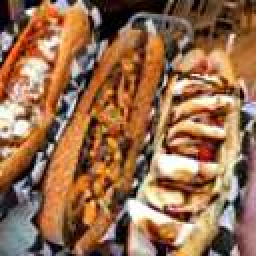
#> input picture Computer_Vision/case_study1/src/Advanced_preprocessing_sample/augmented_photos/train/-Dr6dkKBUy1swrh2nyI_fQ_aug.jpg, 128 x 128 px (shown 2 times larger); its folder holds only this picture in this run
$ jupyter execute --allow-errors Assignment1DataPreprocessing.ipynb
#> lines starting #> are read from the running program, lines starting #| are printed output that depends on the picture; after the words box and inside, x2 and y2 are one past the last pixel; in counts of white or black regions, pixels touching at a corner belong together
## Import Data and required packages

[cell 1]
import json
import pandas as pd
from collections import Counter
import os
import glob
import cv2
from tqdm import tqdm
import shutil
import numpy as np
from concurrent.futures import ThreadPoolExecutor, as_completed
from sklearn.model_selection import train_test_split
from PIL import Image
from shutil import copy2
from torchvision import transforms, datasets
import random
from PIL import Image, ImageEnhance

### Loading the metadata

[cell 2]
def load_photo_metadata(json_path):
    data = []
    with open(json_path, 'r') as f:
        for line in f:
            data.append(json.loads(line))
    return pd.DataFrame(data)

#> (the rest of this cell did not finish here and is left out)

#> (a cell that did not finish here is left out)

#> (a cell that did not finish here is left out)

#> (a cell that did not finish here is left out)

#> (a cell that did not finish here is left out)

#> (a cell that did not finish here is left out)

## Find the frequency of images under each labels

#> (a cell that did not finish here is left out)

## Samplling the Data

#### As we are have huge data , which our system cant handel we are sampling the data

[cell 9]
# 1. Load and sample metadata
# [5 lines left out: function load_and_sample_metadata, not called in this run]

[cell 10]
# 2. Helper function for copying one image
# [12 lines left out: function copy_single_image, not called in this run]

[cell 11]
# 3. Parallel copy function
# [24 lines left out: function copy_sampled_images_parallel, not called in this run]

[cell 12]
# === Block 1 Execution with parallel copy ===
sample_counts = {
    'food': 5000,
    'inside': 5000,
    'outside': 5000,
    'drink': 5000,
    'menu': 1500
}

## Sample the data only once , for next time /  restarting the kernal / comment the below code block and use reconstructing code to save time

[cell 13]
#photo_df = load_and_sample_metadata(photo_df, sample_counts)
#copy_sampled_images_parallel(photo_df, src_dir="C:\Users\amrut\OneDrive\Desktop\Yelp-Photos\Yelp Photos\yelp_photos\photos", dst_dir="sampled_photos", max_workers=18)

### reconstructing metadata of sampled_photos instead trying to copying every time we restart kernal.

#> (a cell that did not finish here is left out)


# Get photo_ids from the sampled_photos folder
sampled_dir = "sampled_photos"
sampled_files = glob.glob(os.path.join(sampled_dir, "*.*"))

# Check if directory has any image files
if not sampled_files:
    print("[INFO] No photos found in 'sampled_photos' directory.")
else:
    print(f"[INFO] Found {len(sampled_files)} photo files in 'sampled_photos'.")

    # Extract photo_id from filenames (e.g., "abc123.jpg" → "abc123")
    sampled_photo_ids = [os.path.splitext(os.path.basename(f))[0] for f in sampled_files]

    # Filter the full metadata for these photo_ids
    photo_df = full_df[full_df['photo_id'].isin(sampled_photo_ids)].reset_index(drop=True)

    if photo_df.empty:
        print("[INFO] No matching records found in metadata.")
    else:
        # Save reconstructed metadata
        photo_df.to_csv("photo_df.csv", index=False)
        print(f"[INFO] Sampled metadata saved with {len(photo_df)} records to 'sampled_metadata.csv'.")

## Now that we got sampled data , lets explore the quality of the images and size disturbution of our data

[cell 15]
import os
import matplotlib.pyplot as plt
from PIL import Image

def plot_file_size_distribution(image_dir):
    file_info = []

    for fname in os.listdir(image_dir):
        path = os.path.join(image_dir, fname)
        if os.path.isfile(path):
            size_kb = os.path.getsize(path) / 1024  # KB
            file_info.append((fname, size_kb))

    if not file_info:
        print("[INFO] No files found in directory.")
        return

    # Sort by file size
    file_info.sort(key=lambda x: x[1])
    file_sizes_kb = [size for _, size in file_info]

    # Plot histogram
    plt.hist(file_sizes_kb, bins=50, edgecolor='black')
    plt.title("Distribution of Image File Sizes")
    plt.xlabel("File Size (KB)")
    plt.ylabel("Number of Files")
    plt.grid(True)
    plt.tight_layout()
    plt.show()

    # Compute stats
    avg_size = sum(file_sizes_kb) / len(file_sizes_kb)
    print(f"[INFO] Analyzed {len(file_sizes_kb)} image files.")
    print(f"[INFO] Avg size: {avg_size:.2f} KB")
    print(f"[INFO] Min size: {file_sizes_kb[0]:.2f} KB")
    print(f"[INFO] Max size: {file_sizes_kb[-1]:.2f} KB")

#> (a cell that did not finish here is left out)

### allmost all images are less than 100 kb , most of them are between 30 to 50 kb sizes , which suggest that theses photo are already compressed, very few are greater than 200 and 500 , which might have not been compressed

### Now lets see the distuburtion of pixel sizes

[cell 17]
def plot_pixel_size_distribution(image_dir):
    widths = []
    heights = []

    for fname in os.listdir(image_dir):
        path = os.path.join(image_dir, fname)
        if os.path.isfile(path):
            try:
                with Image.open(path) as img:
                    w, h = img.size
                    widths.append(w)
                    heights.append(h)
            except Exception as e:
                print(f"[WARN] Skipping unreadable image: {fname} — {e}")

    if not widths:
        print("[INFO] No readable images found in directory.")
        return

    # Plot Width Distribution
    plt.hist(widths, bins=40, edgecolor='black')
    plt.title("Image Width Distribution")
    plt.xlabel("Width (pixels)")
    plt.ylabel("Number of Images")
    plt.grid(True)
    plt.tight_layout()
    plt.show()

    # Plot Height Distribution
    plt.hist(heights, bins=40, edgecolor='black')
    plt.title("Image Height Distribution")
    plt.xlabel("Height (pixels)")
    plt.ylabel("Number of Images")
    plt.grid(True)
    plt.tight_layout()
    plt.show()

    print(f"[INFO] Total images analyzed: {len(widths)}")
    print(f"[INFO] Most common resolution: {max(set(zip(widths, heights)), key=lambda x: (widths.count(x[0]), heights.count(x[1])))}")

#> (a cell that did not finish here is left out)

### for width disturbution , there are clearl spikes at 300,400,600 px. this indicates 3 to 4 standard resolutions , might be of based of phone , third part apps like snap or cameras .
### for height disturbution , nearly all of them are 400 px , must be most of them are portrait

## Resize and normalize the images

[cell 19]
# === Configuration ===
SOURCE_DIR = "sampled_photos"
DEST_DIR = "resized_photos"
TARGET_SIZE = (128, 128)
MAX_WORKERS = 16  # Adjust based on your system

# === Ensure destination exists ===
os.makedirs(DEST_DIR, exist_ok=True)

# === Get all image files ===
files = glob.glob(os.path.join(SOURCE_DIR, "*.*"))

if not files:
    print("[INFO] No files found in 'sampled_photos/'. Please check your directory.")
else:
    print(f"[INFO] Found {len(files)} files. Starting processing...")

    # [13 lines left out: function process_image, not called in this run]

    # === Use threading with progress bar ===
    results = []
    with ThreadPoolExecutor(max_workers=MAX_WORKERS) as executor:
        futures = {executor.submit(process_image, f): f for f in files}
        for future in tqdm(as_completed(futures), total=len(futures), desc="Processing images"):
            results.append(future.result())

    print(f"[DONE] Successfully processed {sum(results)} of {len(files)} images.")

#> (a cell that did not finish here is left out)

## Split data into Train, Test, and Validation.

#> (a cell that did not finish here is left out)

[cell 22]
import os
import pandas as pd
from shutil import copy2

# Paths
RESIZED_DIR = "resized_photos"
SPLIT_DIR = "split_photos"

# Read split metadata
splits = {
    'train': pd.read_csv("train_metadata.csv"),
    'val': pd.read_csv("val_metadata.csv"),
    'test': pd.read_csv("test_metadata.csv")
}
#> (reads Computer_Vision/case_study1/src/Advanced_preprocessing_sample/train_metadata.csv from the repository)
#> (reads Computer_Vision/case_study1/src/Advanced_preprocessing_sample/val_metadata.csv from the repository)
#> (reads Computer_Vision/case_study1/src/Advanced_preprocessing_sample/test_metadata.csv from the repository)

# Copy files into flat train/val/test folders
for split_name, df in splits.items():
    split_folder = os.path.join(SPLIT_DIR, split_name)
    os.makedirs(split_folder, exist_ok=True)

    for _, row in df.iterrows():
        photo_id = str(row['photo_id'])
        src_path = os.path.join(RESIZED_DIR, f"{photo_id}.jpg")
        dst_path = os.path.join(split_folder, f"{photo_id}.jpg")

        if os.path.exists(src_path):
            copy2(src_path, dst_path)

print("\n Images organized into train/val/test folders.")

## Data Augmentation

[cell 23]
# === Configuration ===
TRAIN_DIR = "split_photos/train"
AUG_DIR = "augmented_photos/train"
METADATA_PATH = "train_metadata.csv"
AUG_METADATA_PATH = "train_augmented_metadata.csv"
TARGET_SIZE = (128, 128)

[cell 24]
# === Ensure output folder exists ===
os.makedirs(AUG_DIR, exist_ok=True)

# === Load original metadata if available ===
original_metadata = pd.read_csv(METADATA_PATH) if os.path.exists(METADATA_PATH) else None

# === Augmentation Function ===
# [19 lines left out: function apply_augmentations, not called in this run]

[cell 25]
# Parallel processing function
# [21 lines left out: function augment_and_save, not called in this run]

[cell 26]
# === Collect image paths ===
image_paths = glob.glob(os.path.join(TRAIN_DIR, "*.*"))
augmented_records = []

print(f"[INFO] Starting parallel augmentation for {len(image_paths)} images...")

# === Run with tqdm progress bar ===
with ThreadPoolExecutor(max_workers=16) as executor:
    futures = [executor.submit(augment_and_save, path) for path in image_paths]
    for future in tqdm(as_completed(futures), total=len(futures), desc="Augmenting"):
        result = future.result()
        if result:
            augmented_records.append(result)

# === Save metadata ===
aug_df = pd.DataFrame(augmented_records)
aug_df.to_csv(AUG_METADATA_PATH, index=False)

print(f"[DONE] Augmented {len(aug_df)} images. Saved to '{AUG_DIR}' and metadata to '{AUG_METADATA_PATH}'.")

## Now lets Do Advanced Preprocessing (Intensity thresholding, Histogram equalization and  Gaussian blur)

[cell 27]
#  input/output paths
AUG_INPUT_DIR = "augmented_photos/train"
ADV_OUTPUT_DIR = "advanced_preprocessed/augmented_train"
os.makedirs(ADV_OUTPUT_DIR, exist_ok=True)

[cell 28]
# === Advanced preprocessing function ===
def advanced_preprocess_image(image_path):
    # Load as grayscale
    img = cv2.imread(image_path, cv2.IMREAD_GRAYSCALE)
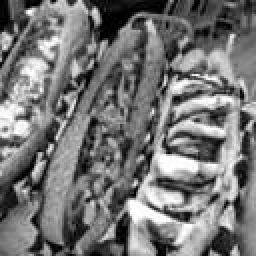
#> img: shape (128, 128) (shown 2 times larger); min 0, max 255, mean 117.1

    # Gaussian Blur
    blurred = cv2.GaussianBlur(img, (5, 5), 0)
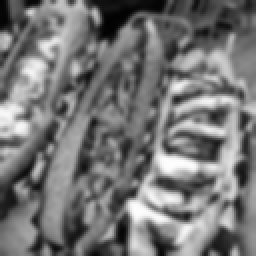
#> blurred: shape (128, 128) (shown 2 times larger); min 1, max 254, mean 117.1

    # Histogram Equalization
    equalized = cv2.equalizeHist(blurred)
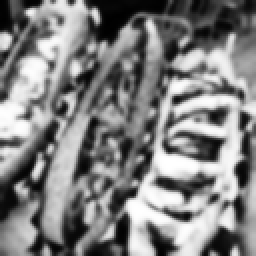
#> equalized: shape (128, 128) (shown 2 times larger); min 0, max 255, mean 128.1

    # Intensity Thresholding (binary mask)
    _, thresholded = cv2.threshold(equalized, 128, 255, cv2.THRESH_BINARY)
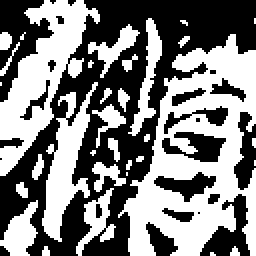
#> thresholded: shape (128, 128) (shown 2 times larger); 49.7% white; 33 white regions (16 under 20 px), largest, box (x1, y1, x2, y2) and area: (59, 17, 128, 128) 3795, (0, 0, 50, 88) 1716, (21, 41, 49, 121) 882

    return thresholded

[cell 29]
# Collect image paths
image_paths = glob.glob(os.path.join(AUG_INPUT_DIR, "*.*"))

# Processing function
def process_and_save(image_path):
    try:
        processed = advanced_preprocess_image(image_path)
        filename = os.path.basename(image_path)
        save_path = os.path.join(ADV_OUTPUT_DIR, filename)
        cv2.imwrite(save_path, processed)
        return True
    except Exception as e:
        print(f"[WARN] Failed to process {image_path}: {e}")
        return False

[cell 30]
# Run with ThreadPoolExecutor and tqdm
success_count = 0
with ThreadPoolExecutor(max_workers=16) as executor:
    futures = [executor.submit(process_and_save, path) for path in image_paths]
    for future in tqdm(as_completed(futures), total=len(futures), desc="Processing Images"):
        if future.result():
            success_count += 1

success_count, ADV_OUTPUT_DIR
